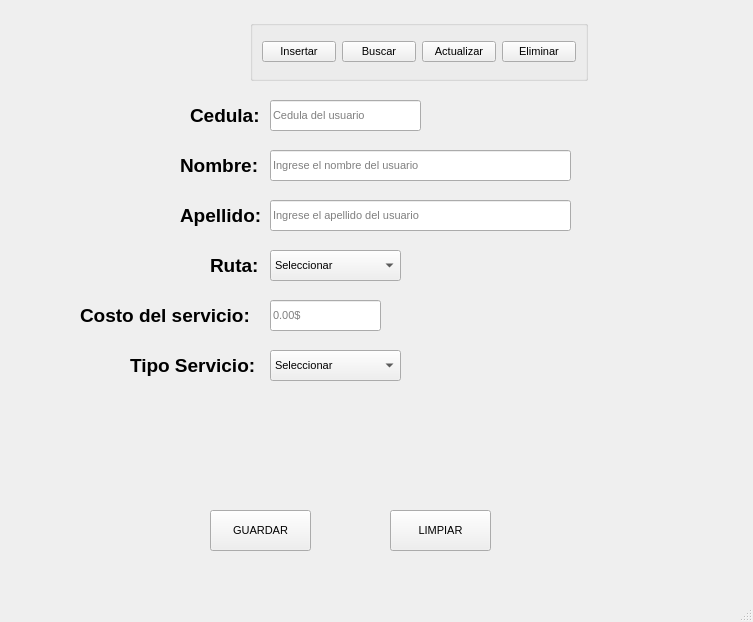
<?xml version="1.0" encoding="UTF-8"?>
<ui version="4.0">
 <class>vtnPrincipal</class>
 <widget class="QMainWindow" name="vtnPrincipal">
  <property name="geometry">
   <rect>
    <x>0</x>
    <y>0</y>
    <width>753</width>
    <height>622</height>
   </rect>
  </property>
  <property name="font">
   <font>
    <pointsize>8</pointsize>
   </font>
  </property>
  <property name="windowTitle">
   <string>MainWindow</string>
  </property>
  <property name="toolTip">
   <string>Ingrese solo números</string>
  </property>
  <widget class="QWidget" name="centralwidget">
   <widget class="QPushButton" name="btnGuardar">
    <property name="geometry">
     <rect>
      <x>210</x>
      <y>510</y>
      <width>101</width>
      <height>41</height>
     </rect>
    </property>
    <property name="cursor">
     <cursorShape>PointingHandCursor</cursorShape>
    </property>
    <property name="text">
     <string>GUARDAR</string>
    </property>
   </widget>
   <widget class="QPushButton" name="btnlimpiar">
    <property name="geometry">
     <rect>
      <x>390</x>
      <y>510</y>
      <width>101</width>
      <height>41</height>
     </rect>
    </property>
    <property name="cursor">
     <cursorShape>PointingHandCursor</cursorShape>
    </property>
    <property name="text">
     <string>LIMPIAR</string>
    </property>
   </widget>
   <widget class="QLineEdit" name="txtNombre">
    <property name="geometry">
     <rect>
      <x>270</x>
      <y>150</y>
      <width>301</width>
      <height>31</height>
     </rect>
    </property>
    <property name="maxLength">
     <number>100</number>
    </property>
    <property name="placeholderText">
     <string>Ingrese el nombre del usuario</string>
    </property>
   </widget>
   <widget class="QComboBox" name="cbtiposervicio">
    <property name="geometry">
     <rect>
      <x>270</x>
      <y>350</y>
      <width>131</width>
      <height>31</height>
     </rect>
    </property>
    <property name="editable">
     <bool>false</bool>
    </property>
    <property name="currentText">
     <string>Seleccionar</string>
    </property>
    <property name="duplicatesEnabled">
     <bool>false</bool>
    </property>
    <property name="frame">
     <bool>true</bool>
    </property>
    <item>
     <property name="text">
      <string>Seleccionar</string>
     </property>
    </item>
    <item>
     <property name="text">
      <string>Transporte Rapido</string>
     </property>
    </item>
    <item>
     <property name="text">
      <string>Logistico Personas</string>
     </property>
    </item>
    <item>
     <property name="text">
      <string>Logistico Mercancias</string>
     </property>
    </item>
    <item>
     <property name="text">
      <string>Mensajeria</string>
     </property>
    </item>
    <item>
     <property name="text">
      <string>Paqueteria Urbana</string>
     </property>
    </item>
    <item>
     <property name="text">
      <string>Transporte Corporativo De Personal</string>
     </property>
    </item>
    <item>
     <property name="text">
      <string>Traslados Turísticos</string>
     </property>
    </item>
    <item>
     <property name="text">
      <string>Distribución De Carga</string>
     </property>
    </item>
   </widget>
   <widget class="QLineEdit" name="txtApellido">
    <property name="geometry">
     <rect>
      <x>270</x>
      <y>200</y>
      <width>301</width>
      <height>31</height>
     </rect>
    </property>
    <property name="maxLength">
     <number>100</number>
    </property>
    <property name="placeholderText">
     <string>Ingrese el apellido del usuario</string>
    </property>
   </widget>
   <widget class="QLineEdit" name="txtcedula">
    <property name="geometry">
     <rect>
      <x>270</x>
      <y>100</y>
      <width>151</width>
      <height>31</height>
     </rect>
    </property>
    <property name="toolTip">
     <string>Ingrese solo números</string>
    </property>
    <property name="inputMask">
     <string/>
    </property>
    <property name="maxLength">
     <number>10</number>
    </property>
    <property name="placeholderText">
     <string>Cedula del usuario</string>
    </property>
   </widget>
   <widget class="QLineEdit" name="txtcostservicio">
    <property name="geometry">
     <rect>
      <x>270</x>
      <y>300</y>
      <width>111</width>
      <height>31</height>
     </rect>
    </property>
    <property name="inputMethodHints">
     <set>Qt::ImhNone</set>
    </property>
    <property name="inputMask">
     <string/>
    </property>
    <property name="text">
     <string/>
    </property>
    <property name="maxLength">
     <number>10</number>
    </property>
    <property name="placeholderText">
     <string>0.00$</string>
    </property>
   </widget>
   <widget class="QLabel" name="lbNombre">
    <property name="geometry">
     <rect>
      <x>180</x>
      <y>140</y>
      <width>91</width>
      <height>51</height>
     </rect>
    </property>
    <property name="font">
     <font>
      <pointsize>14</pointsize>
      <weight>75</weight>
      <bold>true</bold>
     </font>
    </property>
    <property name="text">
     <string>Nombre:</string>
    </property>
   </widget>
   <widget class="QLabel" name="lbApellido">
    <property name="geometry">
     <rect>
      <x>180</x>
      <y>190</y>
      <width>91</width>
      <height>51</height>
     </rect>
    </property>
    <property name="font">
     <font>
      <pointsize>14</pointsize>
      <weight>75</weight>
      <bold>true</bold>
     </font>
    </property>
    <property name="text">
     <string>Apellido:</string>
    </property>
   </widget>
   <widget class="QLabel" name="lbCedula">
    <property name="geometry">
     <rect>
      <x>190</x>
      <y>90</y>
      <width>81</width>
      <height>51</height>
     </rect>
    </property>
    <property name="font">
     <font>
      <pointsize>14</pointsize>
      <weight>75</weight>
      <bold>true</bold>
     </font>
    </property>
    <property name="text">
     <string>Cedula:</string>
    </property>
   </widget>
   <widget class="QLabel" name="lbRuta">
    <property name="geometry">
     <rect>
      <x>210</x>
      <y>240</y>
      <width>61</width>
      <height>51</height>
     </rect>
    </property>
    <property name="font">
     <font>
      <pointsize>14</pointsize>
      <weight>75</weight>
      <bold>true</bold>
     </font>
    </property>
    <property name="text">
     <string>Ruta:</string>
    </property>
   </widget>
   <widget class="QLabel" name="lbCostServicio">
    <property name="geometry">
     <rect>
      <x>80</x>
      <y>290</y>
      <width>191</width>
      <height>51</height>
     </rect>
    </property>
    <property name="font">
     <font>
      <pointsize>14</pointsize>
      <weight>75</weight>
      <bold>true</bold>
     </font>
    </property>
    <property name="text">
     <string>Costo del servicio:</string>
    </property>
   </widget>
   <widget class="QLabel" name="lbTipoServicio">
    <property name="geometry">
     <rect>
      <x>130</x>
      <y>340</y>
      <width>131</width>
      <height>51</height>
     </rect>
    </property>
    <property name="font">
     <font>
      <pointsize>14</pointsize>
      <weight>75</weight>
      <bold>true</bold>
     </font>
    </property>
    <property name="text">
     <string>Tipo Servicio:</string>
    </property>
   </widget>
   <widget class="QGroupBox" name="groupBox">
    <property name="geometry">
     <rect>
      <x>250</x>
      <y>20</y>
      <width>338</width>
      <height>61</height>
     </rect>
    </property>
    <property name="title">
     <string/>
    </property>
    <layout class="QHBoxLayout" name="horizontalLayout">
     <item>
      <widget class="QPushButton" name="btninsertar">
       <property name="text">
        <string>Insertar</string>
       </property>
      </widget>
     </item>
     <item>
      <widget class="QPushButton" name="btnbuscar">
       <property name="text">
        <string>Buscar</string>
       </property>
      </widget>
     </item>
     <item>
      <widget class="QPushButton" name="btnactualizar">
       <property name="text">
        <string>Actualizar</string>
       </property>
      </widget>
     </item>
     <item>
      <widget class="QPushButton" name="btneliminar">
       <property name="text">
        <string>Eliminar</string>
       </property>
      </widget>
     </item>
    </layout>
   </widget>
   <widget class="QComboBox" name="cbruta">
    <property name="geometry">
     <rect>
      <x>270</x>
      <y>250</y>
      <width>131</width>
      <height>31</height>
     </rect>
    </property>
    <item>
     <property name="text">
      <string>Seleccionar</string>
     </property>
    </item>
    <item>
     <property name="text">
      <string>Norte</string>
     </property>
    </item>
    <item>
     <property name="text">
      <string>NorOeste</string>
     </property>
    </item>
    <item>
     <property name="text">
      <string>Sur</string>
     </property>
    </item>
    <item>
     <property name="text">
      <string>SurEste</string>
     </property>
    </item>
    <item>
     <property name="text">
      <string>Este</string>
     </property>
    </item>
    <item>
     <property name="text">
      <string>Oeste</string>
     </property>
    </item>
   </widget>
  </widget>
  <widget class="QMenuBar" name="menubar">
   <property name="geometry">
    <rect>
     <x>0</x>
     <y>0</y>
     <width>753</width>
     <height>21</height>
    </rect>
   </property>
  </widget>
  <widget class="QStatusBar" name="statusbar"/>
 </widget>
 <tabstops>
  <tabstop>txtcedula</tabstop>
  <tabstop>txtNombre</tabstop>
  <tabstop>txtApellido</tabstop>
  <tabstop>cbruta</tabstop>
  <tabstop>txtcostservicio</tabstop>
  <tabstop>cbtiposervicio</tabstop>
  <tabstop>btnGuardar</tabstop>
  <tabstop>btnlimpiar</tabstop>
  <tabstop>btninsertar</tabstop>
  <tabstop>btnbuscar</tabstop>
  <tabstop>btnactualizar</tabstop>
  <tabstop>btneliminar</tabstop>
 </tabstops>
 <resources/>
 <connections/>
</ui>
